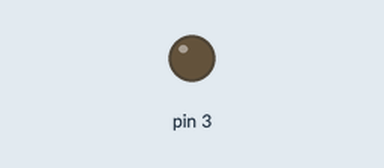
This sketch was run on a simulated Arduino Uno, built with avr-gcc and run on an emulated ATmega328P. Parts: output pins drawn as LEDs (lit = HIGH).

Above: at 0.05 s.
At 0.65 s:
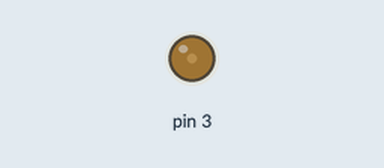
At 1.25 s:
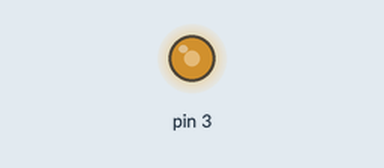
At 2.5 s:
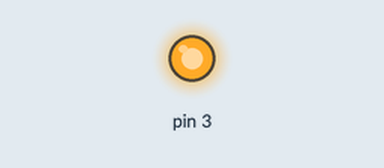
Timing chart, 0 to 5.8 s (numbered marks = the images above):
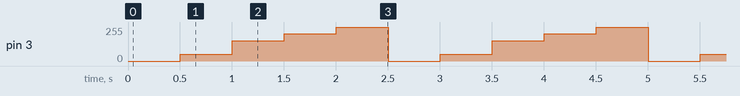

The sketch:

02_PWM_02.ino
```cpp
void setup() {
  pinMode(3, OUTPUT);

}

void loop() {
  analogWrite(3, 0);
  delay(500);
  analogWrite(3, 51);
  delay(500);
  analogWrite(3, 153);
  delay(500);
  analogWrite(3, 204);
  delay(500);
  analogWrite(3, 255);
  delay(500);
}
```

Measured:
- by itself, pin 3: repeats every 2.5 s: 153/255 0.50 s, 204/255 0.50 s, 255/255 0.50 s, 0/255 0.50 s, 51/255 0.50 s
